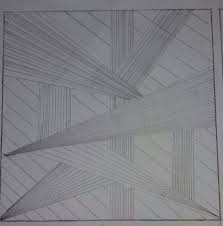
#> input picture Data Science/indir.png, 223 x 226 px, given in place of the camera
$ python cameradetection.py
#> lines starting #> are read from the running program, lines starting #| are printed output that depends on the picture; after the words box and inside, x2 and y2 are one past the last pixel; in counts of white or black regions, pixels touching at a corner belong together
#> further down, frame is the input picture: shape (226, 223, 3); mean B, G, R 131.8, 127.9, 127.9
import cv2


def detectPlanes(gray):
    # Görüntüyü bulanıklaştır
    blurred = cv2.GaussianBlur(gray, (5, 5), 0)

    # Düz alanları algıla
    ret, thresh = cv2.threshold(blurred, 60, 255, cv2.THRESH_BINARY)
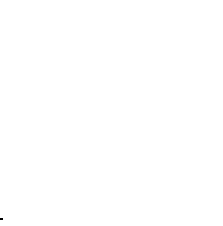
#> thresh: shape (226, 223); 100% white; black in thin lines or dots, all inside (x1, y1, x2, y2) = (0, 218, 3, 220)
    contours, hierarchy = cv2.findContours(thresh, cv2.RETR_TREE, cv2.CHAIN_APPROX_SIMPLE)
#> contours = 1 contour; box (x1, y1, x2, y2) and area: (0, 0, 223, 226) 49942

    # Sadece düz alanları döndür
    planes = []
    for contour in contours:
        if cv2.contourArea(contour) > 1000:
            planes.append(contour)
#> this loop made 1 pass
#> after the loop, planes has the same summary as contours

    return planes

# Kamera objesini oluştur
cap = cv2.VideoCapture(0)

while True:
    # Kameradan görüntü al
    ret, frame = cap.read()

    # Görüntüyü gri seviyesine dönüştür
    gray = cv2.cvtColor(frame, cv2.COLOR_BGR2GRAY)

    # Düz alanları algıla (detectPlanes)
    planes = detectPlanes(gray)
#> planes has the same summary as contours in detectPlanes

    # Bulunan düz alanları resme çiz
    for plane in planes:
        cv2.drawContours(frame, [plane], -1, (0, 255, 0), 2)
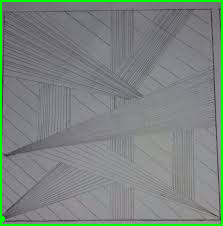
#> frame: shape (226, 223, 3); 3.56% of pixels changed, all inside (x1, y1, x2, y2) = (0, 0, 223, 226)

    # Görüntüyü ekranda göster
    cv2.imshow("Planes", frame)

    # 'q' tuşuna basılınca döngüden çık
    if cv2.waitKey(1) & 0xFF == ord('q'):
#> (key q is pressed here)
        break

# Kamerayı kapat
cap.release()
cv2.destroyAllWindows()
